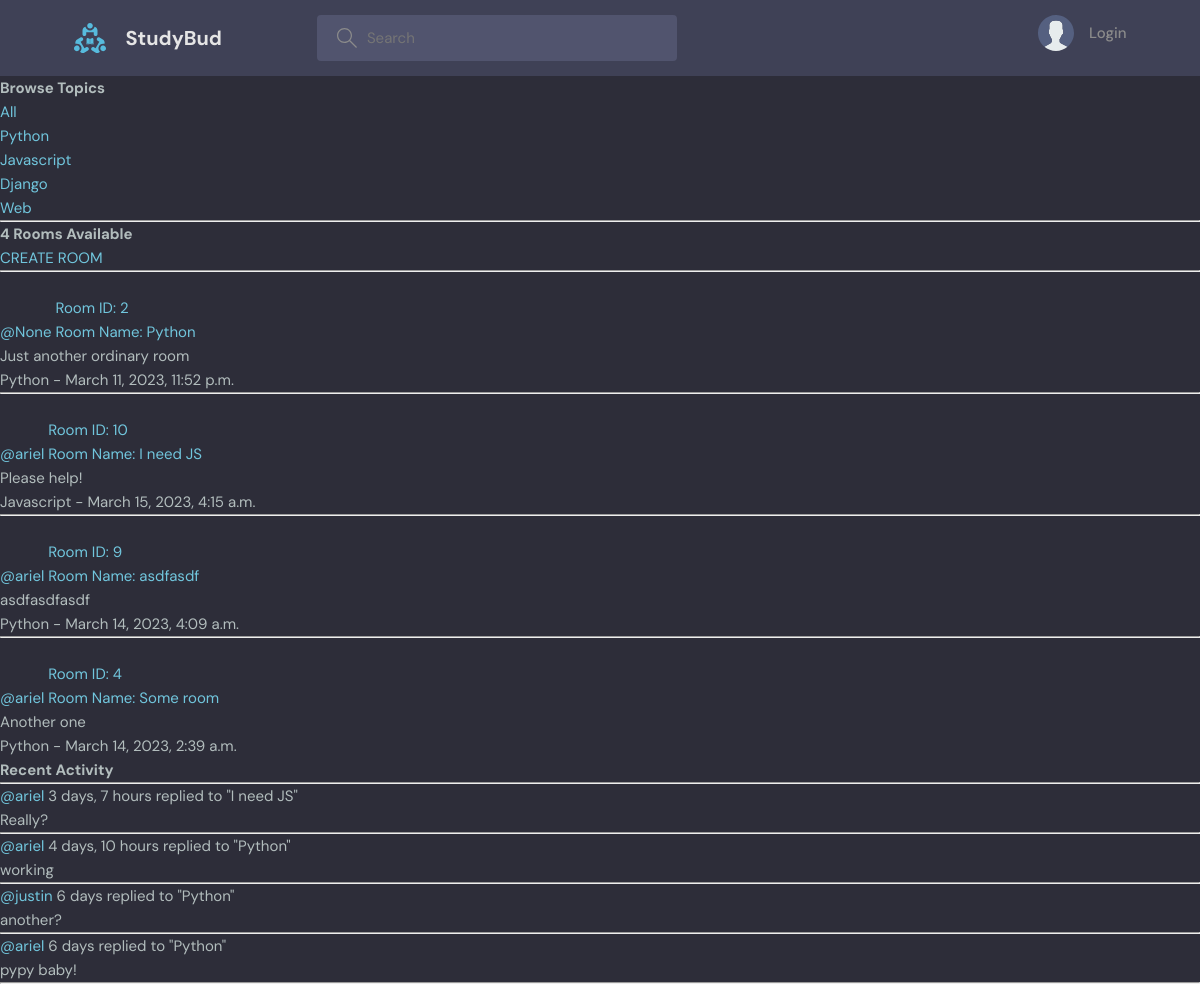
The app's page /, older data.
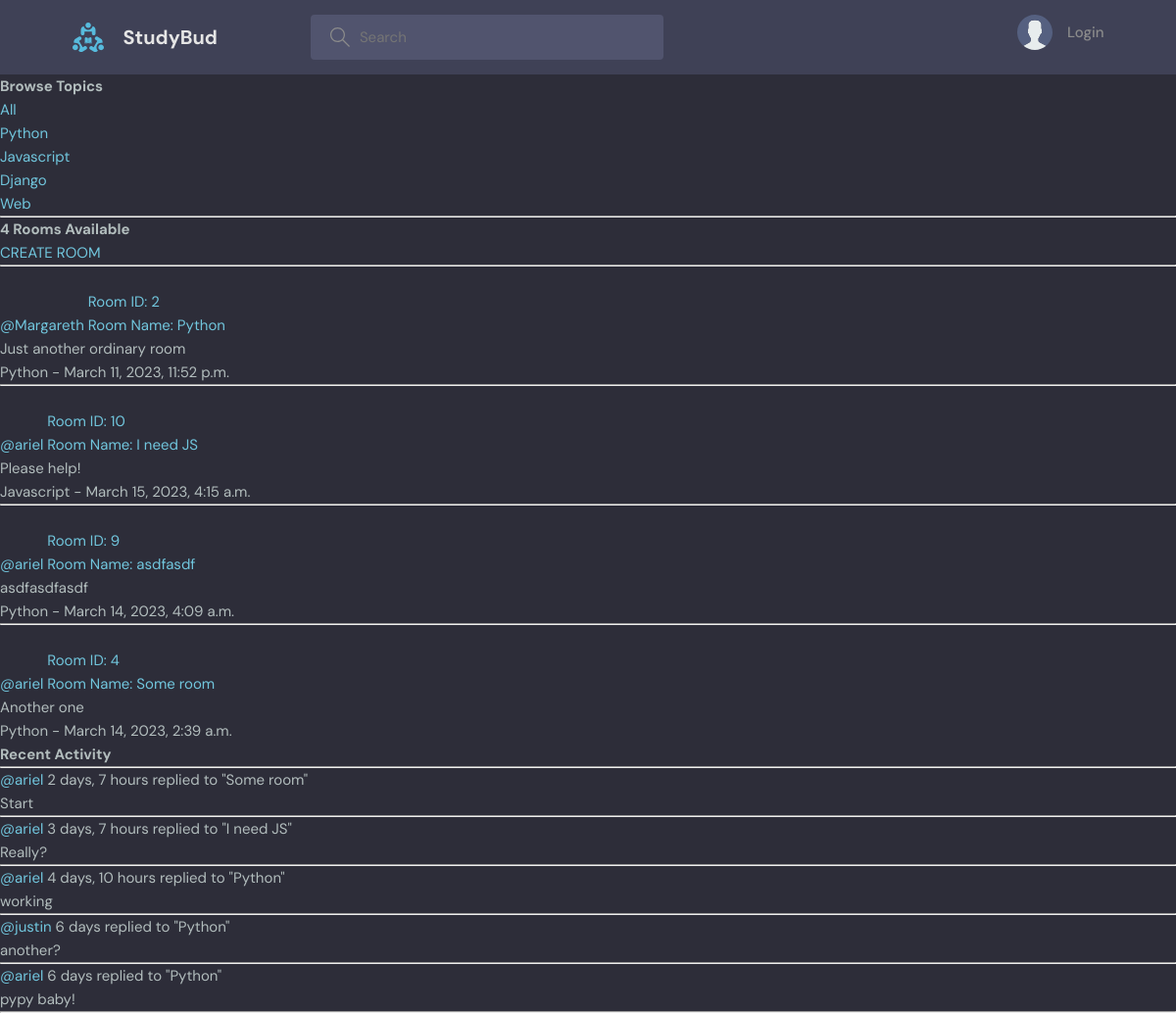
The same page, newer data.
### general/models.py (models this page shows, shortened)
class Topic(models.Model):
    name = models.CharField(max_length=200)
    description = models.TextField(null=True, blank=True)
    created = models.DateTimeField(auto_now_add=True)
    updated = models.DateTimeField(auto_now=True)

class Room(models.Model):
    host = models.ForeignKey(
        get_user_model(), on_delete=models.CASCADE, null=True, blank=True
    )
    topic = models.ForeignKey(
        Topic, on_delete=models.SET_NULL, null=True, blank=True
    )
    name = models.CharField(max_length=200)
    description = models.TextField(null=True, blank=True)
    participants = models.ManyToManyField(
        get_user_model(), related_name="participants", blank=True
    )
    created = models.DateTimeField(auto_now_add=True)
    updated = models.DateTimeField(auto_now=True)
    class Meta:
        ordering = ["-updated", "-created"]
    def __str__(self):
        return self.name

class Message(models.Model):
    author = models.ForeignKey(get_user_model(), on_delete=models.CASCADE)
    room = models.ForeignKey(Room, on_delete=models.CASCADE)
    body = models.TextField()
    created = models.DateTimeField(auto_now_add=True)
    updated = models.DateTimeField(auto_now=True)
    class Meta:
        ordering = ["-updated", "-created"]

### general/views.py (the view)
# urls.py: 2. Add a URL to urlpatterns:  path('', Home.as_view(), name='home')
class Home(View):
    @staticmethod
    def get(request):
        url_params = (
            request.GET.get("query") if request.GET.get("query") else ""
        )
        rooms = Room.objects.filter(
            Q(topic__name__iregex=url_params)
            | Q(name__iregex=url_params)
            | Q(description__iregex=url_params)
        )
        topics = Topic.objects.all()
        room_count = rooms.count()
        messages = Message.objects.filter(
            Q(room__topic__name__iregex=url_params)
        )
        context = {
            "rooms": rooms,
            "room_count": room_count,
            "topics": topics,
            "room_messages": messages,
        }
        return render(request, "general/home.html", context)

### general/templates/general/home.html (shortened to what this page needs)
{% extends "main.html" %}
{% load static %}
{% block content %}
<main>
    <div class="home-container">
      <div>
        {% include "components/topics_component.html" %}
      </div>
      <div>
        <h5>{{ room_count }} Room{{ room_count|pluralize:",s" }} Available</h5>
        <a href="{% url 'create-room' %}">CREATE ROOM</a>
        {% include "components/feed_component.html" %}
      </div>
      <div>
        {% include "components/activity_component.html" %}
      </div>
    </div>
</main>
{% endblock content %}

### templates/components/topics_component.html
<h3>Browse Topics</h3>
<div>
    <a href="{% url 'home' %}">All</a>
</div>
{% for topic in topics %}
<div>
    <a href="{% url 'home' %}?query={{ topic.name }}">{{ topic.name }}</a>
</div>
{% endfor %}
<hr>

### templates/components/feed_component.html (shortened to what this page needs)
{% for room in rooms %}
<div>
    <hr>
    <a href="{% url 'profile' room.host.id %}">@{{ room.host }}</a>
    <a href="{% url 'room' room.id %}"><br>
        Room ID: {{ room.id }}<br>
        Room Name: {{ room.name }}</a>
    <p>{{ room.description }}</p>
    <small>{{ room.topic.name }} - {{ room.created }}</small>
</div>
{% endfor %}

### templates/components/activity_component.html (shortened to what this page needs)
<h3>Recent Activity</h3>
<hr>
{% for message in room_messages %}
<div>
    <small><a href="{% url 'profile' message.author.id %}">@{{ message.author }}</a> {{ message.created|timesince }}</small>
    <small>replied to "{{ message.room }}"</small>
    <p>{{ message.body }}</p>
    <hr>
</div>
{% endfor %}

Row changes from the older to the newer data that the page shows:
changed Room "Just another ordinary room": host "None" → "Margareth"
added Message: author "ariel", created "2 days, 7 hours", room "Some room", body "Start"
